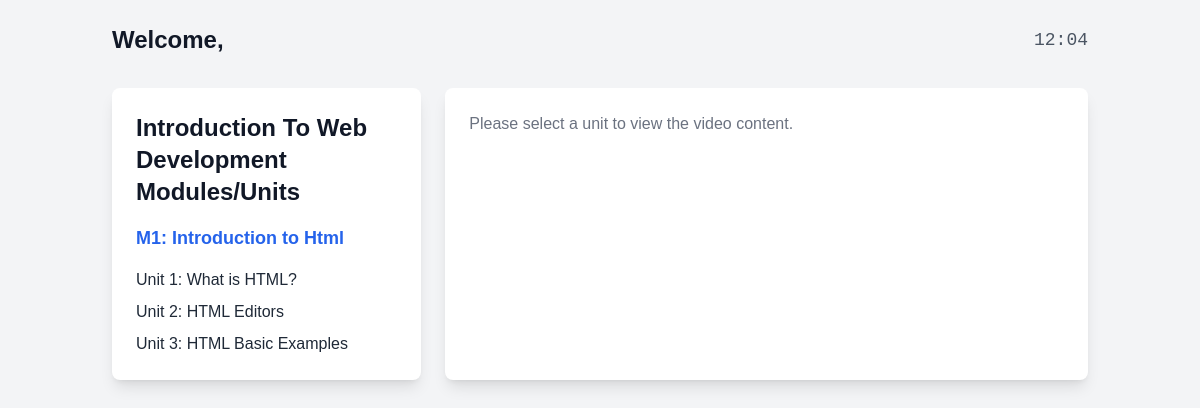
The app's page /student/study/1/ with its own data.
### base/models.py (models this page shows, shortened)
class Course(models.Model):
    name = models.CharField(max_length=255)
    description = models.TextField()
    teacher = models.ForeignKey(Teacher, on_delete=models.CASCADE, related_name='courses_taught')
    students = models.ManyToManyField(Student, related_name='enrolled_courses')
    course_code = models.CharField(max_length=10)
    course_photo = models.ImageField(upload_to='course_cover_photo', blank=True)

class Module(models.Model):
  name = models.CharField(max_length=255)
  description = models.TextField()
  course = models.ForeignKey(Course, on_delete=models.CASCADE, related_name='modules')

class Unit(models.Model):
  name = models.CharField(max_length=255)
  description = models.TextField()
  module = models.ForeignKey(Module, on_delete=models.CASCADE, related_name='units')
  course = models.ForeignKey(Course, on_delete=models.CASCADE, related_name='units')
  video_url = models.URLField()

### base/student_views.py (the view)
# urls.py: path('study/<int:course_id>/', student_views.study, name='study-page'),
def study(request, course_id):
    time = datetime.datetime.now()
    course = get_object_or_404(Course, pk=course_id)
    modules = course.modules.all()
    first_module = modules.first()
    if not first_module:
        first_module = None
    units = first_module.units.all() if first_module else None
    first_unit = units.first() if units else None
    if not first_unit:
        first_unit = None
    unit_video_url = None
    if request.GET.get('unit'):
        unit_id = request.GET.get('unit')
        unit = get_object_or_404(Unit, pk=unit_id)
        unit_video_url = unit.video_url
    return render(request, 'base/student/study.html', {
        'course': course,
        'modules': modules,
        'units': units,
        'selected_unit': request.GET.get('unit'),
        'first_unit': first_unit,
        'unit_video_url': unit_video_url,
        'time': time,
    })

### base/templates/base/student/study.html (shortened to what this page needs)
{% load static %}
<!DOCTYPE html>
<html lang="en">
<head>
    <link rel="stylesheet" href="{% static 'css/style.css' %}">
    <link href="https://api.fontshare.com/v2/css?f[]=cabinet-grotesk@400,800&display=swap" rel="stylesheet">
</head>
<body class="bg-gray-100 text-gray-900">
    <div class="container mx-auto p-6">
        <div class="flex justify-between items-center mb-8">
            <div class="text-2xl font-bold">Welcome, {{ request.user.student }}</div>
            <div class="text-lg font-mono text-gray-600">{{ time|time:"H:i" }}</div>
        </div>
        <div class="grid grid-cols-1 lg:grid-cols-3 gap-6">
            <div class="bg-white p-6 rounded-lg shadow-lg col-span-1 lg:col-span-1 overflow-y-auto max-h-screen">
                <header class="text-2xl font-bold mb-4">{{ course.name }} Modules/Units</header>
                <ul class="space-y-4">
                    {% for module in modules %}
                    {% if module.units.all %}
                        <li class="font-semibold text-lg text-blue-600">M{{ forloop.counter }}: {{ module.name }}</li>
                        <ul class="ml-4 space-y-2">
                            {% for unit in module.units.all %}
                            <li class="pl-4 border-l-2 {% if selected_unit == unit.pk %}border-blue-500 bg-blue-50{% else %}border-gray-300{% endif %}">
                                <a href="?unit={{ unit.pk }}" class="text-gray-800 hover:text-blue-600">
                                    Unit {{ forloop.counter }}: {{ unit.name }}
                                </a>
                            </li>
                            {% endfor %}
                        </ul>
                    {% endif %}
                    {% endfor %}
                </ul>
            </div>
            <div class="bg-white p-6 rounded-lg shadow-lg col-span-1 lg:col-span-2">
                {% if unit_video_url %}
                    <h4 class="text-2xl font-semibold mb-4">Now Playing: {{ unit }} - Module 1, Unit 1</h4>
                    <div class="aspect-w-16 aspect-h-9">
                        <iframe width="100%" height="100%" class="rounded-md" src="{{ unit_video_url }}" allowfullscreen></iframe>
                    </div>
                {% else %}
                    <p class="text-gray-500">Please select a unit to view the video content.</p>
                {% endif %}
            </div>
        </div>
    </div>
</body>
</html>

### base/templates/base/student/study.html (style rules this page uses)
body { font-family: 'Cabinet Grotesk', sans-serif !important; font-weight: 400; }

### records on screen
Course: name "Introduction To Web Development"
Module: name "Introduction to Html"
Unit: name "What is HTML?"
Unit: name "HTML Editors"
Unit: name "HTML Basic Examples"

### other values on screen
{{ time|time:"H:i" }} "12:04"
